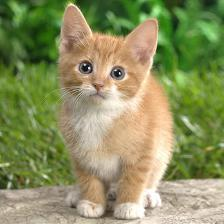
#> input picture doc/tutorial/onnx-op/images/cat_224x224.jpg, 224 x 224 px
$ jupyter execute --allow-errors export.ipynb
#> lines starting #> are read from the running program, lines starting #| are printed output that depends on the picture
# {func}`torch.onnx.export` 导出到 ONNX

参考：[将模型从 PyTorch 导出到 ONNX 并使用 ONNX Runtime 运行](https://pytorch.org/tutorials//advanced/super_resolution_with_onnxruntime.html?highlight=onnx)

在这个教程中，我们描述了如何使用 TorchScript 的 `torch.onnx.export` ONNX 导出器将 PyTorch 中定义的模型转换为 ONNX 格式。

导出的模型将使用ONNX Runtime执行。ONNX Runtime是一个专注于性能的ONNX模型引擎，它可以在多个平台和硬件上（包括Windows、Linux和Mac，以及CPU和GPU）高效地进行推理。如这里所解释的，ONNX Runtime已经在多个模型上证明了可以显著提升性能。

[cell 1]
# Some standard imports
import numpy as np

from torch import nn
import torch.utils.model_zoo as model_zoo
import torch.onnx

超分辨率是一种提高图像和视频分辨率的方法，广泛用于图像处理或视频编辑中。在这个教程中，我们将使用小的超分辨率模型。

首先，让我们在 PyTorch 中创建 `SuperResolution` 模型。这个模型使用了“[实时单图像和视频超分辨率：一种有效的子像素卷积神经网络](https://arxiv.org/abs/1609.05158)”一文（Shi等人）中描述的高效子像素卷积层来提高图像的分辨率。该模型接受图像的 YCbCr 的 `Y` 分量作为输入，并输出超分辨率下的上采样 `Y` 分量。

[模型](https://github.com/pytorch/examples/blob/master/super_resolution/model.py)直接来自 PyTorch 的例子，未经修改。

[cell 2]
# Super Resolution model definition in PyTorch
import torch.nn as nn
import torch.nn.init as init


class SuperResolutionNet(nn.Module):
    def __init__(self, upscale_factor, inplace=False):
        super(SuperResolutionNet, self).__init__()

        self.relu = nn.ReLU(inplace=inplace)
        self.conv1 = nn.Conv2d(1, 64, (5, 5), (1, 1), (2, 2))
        self.conv2 = nn.Conv2d(64, 64, (3, 3), (1, 1), (1, 1))
        self.conv3 = nn.Conv2d(64, 32, (3, 3), (1, 1), (1, 1))
        self.conv4 = nn.Conv2d(32, upscale_factor ** 2, (3, 3), (1, 1), (1, 1))
        self.pixel_shuffle = nn.PixelShuffle(upscale_factor)

        self._initialize_weights()

    def forward(self, x):
        x = self.relu(self.conv1(x))
        x = self.relu(self.conv2(x))
        x = self.relu(self.conv3(x))
        x = self.pixel_shuffle(self.conv4(x))
        return x

    def _initialize_weights(self):
        init.orthogonal_(self.conv1.weight, init.calculate_gain('relu'))
        init.orthogonal_(self.conv2.weight, init.calculate_gain('relu'))
        init.orthogonal_(self.conv3.weight, init.calculate_gain('relu'))
        init.orthogonal_(self.conv4.weight)

# Create the super-resolution model by using the above model definition.
#> (the rest of this cell did not finish here and is left out)

通常，你现在会训练这个模型；然而，在这个教程中，我们将改为下载一些预训练的权重。请注意，这个模型并没有完全训练以获得良好的准确性，这里仅用于演示目的。

在导出模型之前，调用 `torch_model.eval()` 或 `torch_model.train(False)` 将模型切换到推理模式是重要的。这是必需的，因为像 `dropout` 或 `batchnorm` 这样的算子在推理和训练模式下的行为是不同的。

[cell 3]
# Load pretrained model weights
model_url = 'https://s3.amazonaws.com/pytorch/test_data/export/superres_epoch100-44c6958e.pth'
batch_size = 1    # just a random number

# Initialize model with the pretrained weights
map_location = lambda storage, loc: storage
#> (the rest of this cell did not finish here and is left out)

在 PyTorch 中导出模型是通过追踪或脚本化（tracing or scripting）来实现的。这个教程将以通过追踪导出的模型为例。要导出模型，我们调用 {func}`torch.onnx.export` 函数。这将执行模型，记录用于计算输出的算子的轨迹。由于导出需要运行模型，我们需要提供输入张量 `x`。只要类型和大小正确，这个张量的值可以是随机的。请注意，除非指定为动态轴，否则导出的 ONNX 图中所有输入维度的大小都将是固定的。在这个例子中，我们导出了批量大小为 `1` 的输入模型，然后在 `torch.onnx.export()` 的 `dynamic_axes` 参数中将第一个维度指定为动态。因此，导出的模型将接受大小为 `[batch_size, 1, 224, 224]` 的输入，其中 `batch_size` 可以是可变的。

要了解更多关于 PyTorch 导出接口的细节，请查阅 [`torch.onnx` 文档](https://pytorch.org/docs/master/onnx.html)。

#> (a cell that did not finish here is left out)

我们也计算了 `torch_out`，即模型的输出，我们将使用它来验证导出的模型在 ONNX Runtime 中运行时是否计算出相同的值。

但在用 ONNX Runtime 验证模型的输出之前，我们将使用 ONNX API 检查 ONNX 模型。首先，`onnx.load("super_resolution.onnx")` 将加载保存的模型，并输出 `onnx.ModelProto` 结构（一种用于打包机器学习模型的顶级文件/容器格式。有关更多信息，请参阅 [onnx.proto 文档](https://github.com/onnx/onnx/blob/master/onnx/onnx.proto)）。然后，`onnx.checker.check_model(onnx_model)` 将验证模型的结构，并确认模型具有有效的模式。通过检查模型的版本、图形的结构以及节点及其输入和输出，来验证 ONNX 图的有效性。

[cell 5]
import onnx

#> (the rest of this cell did not finish here and is left out)

现在，让我们使用ONNX Runtime的Python APIs来计算输出。这部分通常可以在单独的进程或另一台机器上完成，但我们将在同一个进程中继续进行，以便我们可以验证ONNX Runtime和PyTorch是否为网络计算相同的值。

为了使用ONNX Runtime运行模型，我们需要为模型创建推理会话，并选择配置参数（这里我们使用默认配置）。一旦创建了会话，我们就使用 `run()` API来评估模型。这个调用的输出是一个包含由ONNX Runtime计算的模型输出的列表。

[cell 6]
import onnxruntime

#> (the rest of this cell did not finish here and is left out)

我们应该看到PyTorch和ONNX Runtime运行的输出在给定精度（`rtol=1e-03`和`atol=1e-05`）下数值匹配。作为旁注，如果它们不匹配，则ONNX导出器存在问题，请在这种情况下联系我们。

使用ONNX Runtime在图像上运行模型
到目前为止，我们已经从PyTorch导出了一个模型，并展示了如何加载它并在ONNX Runtime中用一个虚拟张量作为输入来运行它。

对于这个教程，我们将使用一张广泛使用的著名猫的图片。

首先，让我们加载图片，并使用标准的 `PIL`（Python Imaging Library）库对其进行预处理。请注意，这种预处理是为训练/测试神经网络处理数据的标准做法。

我们首先调整图像的大小以适应模型输入的大小（`224x224`）。然后，我们将图像分解为 `Y`、`Cb` 和 `Cr` 分量。这些分量分别代表灰度图像（`Y`），蓝色差（`Cb`）和红色差（`Cr`）色度分量。由于 `Y` 分量对人类视觉更敏感，我们对这一分量感兴趣，并将其转换。提取 `Y` 分量后，我们将其转换为张量，这将作为我们模型的输入。

[cell 7]
from PIL import Image
import torchvision.transforms as transforms

img = Image.open("./images/cat_224x224.jpg")
#> img is the input picture: PIL image 224x224 RGB; mean R, G, B 139.6, 144.6, 95.7

#> (the rest of this cell did not finish here and is left out)

[cell 8]
img

[cell 9]
img_ycbcr = img.convert('YCbCr')
#> img_ycbcr: PIL image 224x224 YCbCr; mean of channels 0, 1, 2 137.1, 103.9, 129
img_y, img_cb, img_cr = img_ycbcr.split()
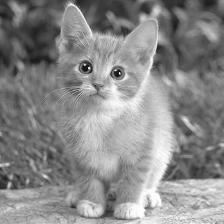
#> img_y: PIL image 224x224 L; min 0, max 254, mean 137.1
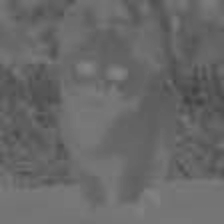
#> img_cb: PIL image 224x224 L; min 65, max 132, mean 103.9
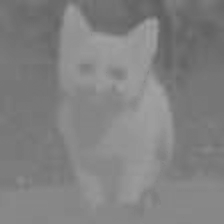
#> img_cr: PIL image 224x224 L; min 92, max 162, mean 129

#> (the rest of this cell did not finish here and is left out)
